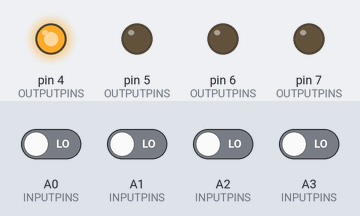
Simulated run of this sketch. Board: Arduino Uno, built with avr-gcc and run on an emulated ATmega328P. On the bench: output pins drawn as LEDs (lit = HIGH). The inputs (shaded band) are chosen by the test bench; at power-on: A0 (INPUTPINS), A1 (INPUTPINS), A2 (INPUTPINS), A3 (INPUTPINS) LOW.

Above: at 0.9 s.
At 1.9 s:
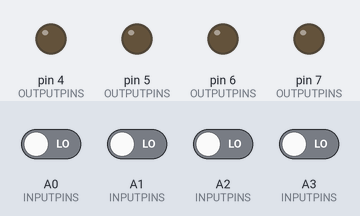
Timing chart, 0 to 3.4 s (numbered marks = the images above):
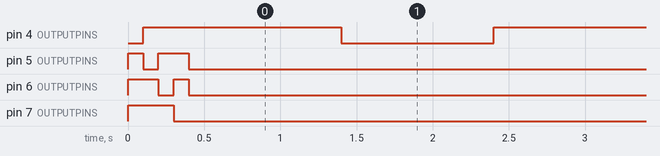

The sketch:

ASM_SafetyPLC.ino
```cpp
//Outputs
#define contactorEnable A5
#define EMO_OUT_0 4
#define EMO_OUT_1 5
#define Door_SW1_OUT 6
#define Door_SW2_OUT 7
//Inputs
#define EMO_IN_0 A0
#define EMO_IN_1 A1
#define Door_SW1_IN A2
#define Door_SW2_IN A3
#define Main_Controller_ON 2

bool safe = false;

uint16_t INPUTPINS[] = {
	EMO_IN_0,
	EMO_IN_1,
	Door_SW1_IN,
	Door_SW2_IN,
	Main_Controller_ON
};

uint16_t OUTPUTPINS[] = {
	EMO_OUT_0,
	EMO_OUT_1,
	Door_SW1_OUT,
	Door_SW2_OUT
};

int numInputs = sizeof(INPUTPINS) / sizeof(INPUTPINS[0]);
int numOutputs = sizeof(OUTPUTPINS) / sizeof(OUTPUTPINS[0]);

void SHUTDOWN(int errorPin) {
	digitalWrite(contactorEnable, LOW);
	digitalWriteOutputs(LOW);
	while (true) {
		digitalWrite(OUTPUTPINS[errorPin], HIGH);
		delay(1000);
		digitalWrite(OUTPUTPINS[errorPin], LOW);
		delay(1000);
	}
}

void digitalWriteOutputs(uint8_t val) {
	for (int i = 0; i < numOutputs; i++) digitalWrite(OUTPUTPINS[i], val);
}

void pinSetup() {
	//Outputs
	for (int i = 0; i < numOutputs; i++) pinMode(OUTPUTPINS[i], OUTPUT);

	//Inputs
	for (int i = 0; i < numInputs; i++) pinMode(INPUTPINS[i], INPUT);

	digitalWriteOutputs(HIGH);
}

bool safeCheck() {
	safe = true;
	for(int i = 0; i < numInputs; i++) {
		safe &= (digitalRead(INPUTPINS[i]) == HIGH);
		if (!safe) SHUTDOWN(i);
	}
	return true;
}

bool wiringCheck() {
	for(int i = 0; i < numOutputs; i++) {
		digitalWrite(OUTPUTPINS[i], LOW);
		delay(100);
		if (digitalRead(INPUTPINS[i]) != LOW) SHUTDOWN(i);
		digitalWrite(OUTPUTPINS[i], HIGH);
	}
}

void setup() {
	pinSetup();
	wiringCheck();
	digitalWrite(contactorEnable, HIGH);
}

void loop() {
	safeCheck();
}
```

Measured:
- by itself, pin 4 (OUTPUTPINS): alternates HIGH for 1.0 s and LOW for 1.0 s
- by itself, pin 5 (OUTPUTPINS): HIGH → LOW at 0.10 s, → HIGH 0.10 s later, → LOW 0.20 s later
- by itself, pin 6 (OUTPUTPINS): HIGH → LOW at 0.20 s, → HIGH 0.10 s later, → LOW 0.10 s later
